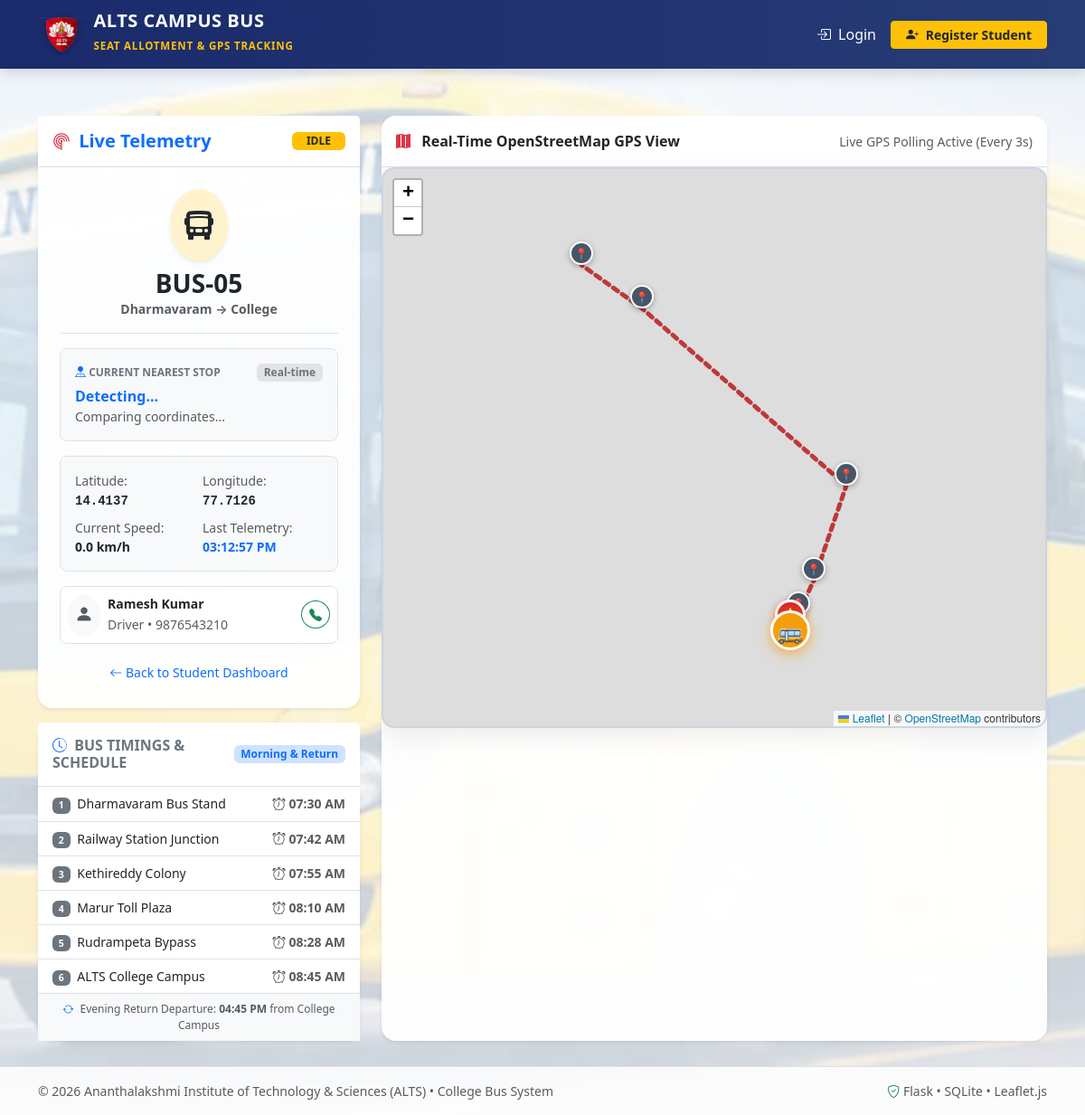
Screenshot of /student/track-bus with the database file from the repository.
### models/bus_location.py (models this page shows, shortened)
class BusLocation(db.Model):
    __tablename__ = 'bus_locations'
    id = db.Column(db.Integer, primary_key=True)
    bus_id = db.Column(db.Integer, db.ForeignKey('buses.id'), nullable=False, index=True)
    latitude = db.Column(db.Float, nullable=False)
    longitude = db.Column(db.Float, nullable=False)
    speed = db.Column(db.Float, default=0.0)
    heading = db.Column(db.Float, default=0.0)
    trip_status = db.Column(db.String(20), default='IDLE')  # 'IDLE', 'RUNNING', 'COMPLETED'
    updated_at = db.Column(db.DateTime, default=datetime.utcnow, onupdate=datetime.utcnow, index=True)
    def to_dict(self):
        return {
            'id': self.id,
            'bus_id': self.bus_id,
            'latitude': self.latitude,
            'longitude': self.longitude,
            'speed': self.speed or 0.0,
            'heading': self.heading or 0.0,
            'trip_status': self.trip_status,
            'updated_at': self.updated_at.strftime('%Y-%m-%d %H:%M:%S') if self.updated_at else ''
        }

### models/bus.py (models this page shows, shortened)
class Bus(db.Model):
    __tablename__ = 'buses'
    id = db.Column(db.Integer, primary_key=True)
    bus_number = db.Column(db.String(20), unique=True, nullable=False)
    capacity = db.Column(db.Integer, nullable=False, default=40)
    route_id = db.Column(db.Integer, db.ForeignKey('routes.id'), nullable=False)
    is_active = db.Column(db.Boolean, default=True)
    seats = db.relationship('Seat', backref='bus', lazy=True, cascade='all, delete-orphan')
    allocations = db.relationship('SeatAllocation', backref='bus', lazy=True)
    locations = db.relationship('BusLocation', backref='bus', lazy=True, cascade='all, delete-orphan', order_by='BusLocation.updated_at.desc()')
    def get_latest_location(self):
        from .bus_location import BusLocation
        return BusLocation.query.filter_by(bus_id=self.id).order_by(BusLocation.updated_at.desc()).first()

### models/route.py (models this page shows, shortened)
class Route(db.Model):
    __tablename__ = 'routes'
    id = db.Column(db.Integer, primary_key=True)
    route_name = db.Column(db.String(100), nullable=False)
    start_point = db.Column(db.String(80), nullable=False)
    destination = db.Column(db.String(80), nullable=False)
    annual_fee = db.Column(db.Float, nullable=False, default=18000.0)
    total_distance_km = db.Column(db.Float, default=35.0)
    buses = db.relationship('Bus', backref='route', lazy=True)
    boarding_points = db.relationship('BoardingPoint', backref='route', lazy=True, order_by='BoardingPoint.stop_order')

### models/driver.py (models this page shows, shortened)
class Driver(db.Model):
    __tablename__ = 'drivers'
    id = db.Column(db.Integer, primary_key=True)
    user_id = db.Column(db.Integer, db.ForeignKey('users.id'), unique=True, nullable=False)
    name = db.Column(db.String(100), nullable=False)
    license_number = db.Column(db.String(50), nullable=True)
    phone_number = db.Column(db.String(20), nullable=False)
    bus_id = db.Column(db.Integer, db.ForeignKey('buses.id'), nullable=True)
    bus = db.relationship('Bus', backref=db.backref('driver', uselist=False))

### models/boarding_point.py (models this page shows, shortened)
class BoardingPoint(db.Model):
    __tablename__ = 'boarding_points'
    id = db.Column(db.Integer, primary_key=True)
    route_id = db.Column(db.Integer, db.ForeignKey('routes.id'), nullable=False)
    stop_name = db.Column(db.String(100), nullable=False)
    stop_order = db.Column(db.Integer, nullable=False, default=1)
    pickup_time = db.Column(db.String(20), nullable=True, default="07:30 AM")
    latitude = db.Column(db.Float, nullable=False)
    longitude = db.Column(db.Float, nullable=False)
    allocations = db.relationship('SeatAllocation', backref='boarding_point', lazy=True)
    def to_dict(self):
        return {
            'id': self.id,
            'route_id': self.route_id,
            'stop_name': self.stop_name,
            'stop_order': self.stop_order,
            'pickup_time': self.pickup_time,
            'latitude': self.latitude,
            'longitude': self.longitude
        }

### app.py (the view, shortened to what this page needs)
    @app.route('/track-bus')
    @app.route('/student/track-bus')
    def student_track_bus():
        bus_id = request.args.get('bus_id', type=int)
        student = None
        student_stop = None
        if not bus_id:
            bus = Bus.query.first()
            if not bus:
                flash('No buses configured in system.', 'warning')
                return redirect(url_for('index'))
            bus_id = bus.id
        bus = Bus.query.get_or_404(bus_id)
        bus_location = bus.get_latest_location()
        all_stops = bus.route.boarding_points
        all_stops_data = [s.to_dict() for s in all_stops]
        student_stop_data = student_stop.to_dict() if student_stop else (all_stops_data[0] if all_stops_data else None)
        location_data = bus_location.to_dict() if bus_location else None
        return render_template(
            'student/track_bus.html',
            bus=bus,
            bus_location=bus_location,
            all_stops=all_stops,
            student_stop=student_stop,
            all_stops_json=json.dumps(all_stops_data),
            student_stop_json=json.dumps(student_stop_data),
            bus_location_json=json.dumps(location_data)
        )

### templates/student/track_bus.html (shortened to what this page needs)
{% extends "base.html" %}
{% block content %}
<div class="row g-4 my-1">
    <div class="col-lg-4">
        <div class="card shadow-sm border-0 rounded-4 mb-3">
            <div class="card-header bg-white py-3 border-bottom d-flex justify-content-between align-items-center">
                <h5 class="fw-bold text-primary mb-0">
                    <i class="bi bi-radar me-1 text-danger"></i> Live Telemetry
                </h5>
                <span id="tripStatusBadge" class="badge bg-warning text-dark px-3 py-1">
                    {{ bus_location.trip_status if bus_location else 'IDLE' }}
                </span>
            </div>
            <div class="card-body p-4">
                <div class="text-center pb-3 border-bottom mb-3">
                    <div class="d-inline-flex p-3 bg-warning-subtle text-warning rounded-circle mb-2 shadow-sm">
                        <i class="bi bi-bus-front-fill fs-2 text-dark"></i>
                    </div>
                    <h3 class="fw-bold text-dark mb-0">{{ bus.bus_number }}</h3>
                    <div class="text-muted small fw-semibold">{{ bus.route.route_name }}</div>
                </div>
                <div class="p-3 bg-light rounded-3 border mb-3">
                    <div class="d-flex justify-content-between align-items-center mb-1">
                        <small class="text-uppercase fw-bold text-secondary" style="font-size: 0.75rem;">
                            <i class="bi bi-pin-map-fill text-primary"></i> Current Nearest Stop
                        </small>
                        <span class="badge bg-secondary-subtle text-secondary small">Real-time</span>
                    </div>
                    <div class="fw-bold text-primary fs-6" id="nearestStopName">Detecting...</div>
                    <small class="text-muted d-block" id="nearestStopDist">Comparing coordinates...</small>
                </div>
                <div class="bg-light p-3 rounded-3 border mb-3">
                    <div class="row g-2 small">
                        <div class="col-6">
                            <span class="text-muted d-block">Latitude:</span>
                            <span class="fw-bold font-monospace text-dark" id="liveLat">{{ bus_location.latitude if bus_location else '14.4137' }}</span>
                        </div>
                        <div class="col-6">
                            <span class="text-muted d-block">Longitude:</span>
                            <span class="fw-bold font-monospace text-dark" id="liveLng">{{ bus_location.longitude if bus_location else '77.7126' }}</span>
                        </div>
                        <div class="col-6 mt-2">
                            <span class="text-muted d-block">Current Speed:</span>
                            <span class="fw-bold text-dark" id="liveSpeed">{{ bus_location.speed if bus_location else '0' }} km/h</span>
                        </div>
                        <div class="col-6 mt-2">
                            <span class="text-muted d-block">Last Telemetry:</span>
                            <span class="fw-semibold text-primary" id="lastUpdated">{{ bus_location.updated_at.strftime('%I:%M:%S %p') if bus_location and bus_location.updated_at else 'Active' }}</span>
                        </div>
                    </div>
                </div>
                <div class="d-flex align-items-center justify-content-between p-2 border rounded-3 bg-white mb-2">
                    <div class="d-flex align-items-center">
                        <div class="bg-light rounded-circle p-2 me-2">
                            <i class="bi bi-person-fill text-muted fs-5"></i>
                        </div>
                        <div>
                            <span class="d-block fw-bold small">{{ bus.driver.name if bus.driver else 'Ramesh Kumar' }}</span>
                            <small class="text-muted">Driver &bull; {{ bus.driver.phone_number if bus.driver else '9876543210' }}</small>
                        </div>
                    </div>
                    <a href="tel:{{ bus.driver.phone_number if bus.driver else '9876543210' }}" class="btn btn-sm btn-outline-success rounded-circle">
                        <i class="bi bi-telephone-fill"></i>
                    </a>
                </div>
                <div class="text-center mt-3">
                    <a href="{{ url_for('student_dashboard') }}" class="btn btn-sm btn-link text-decoration-none">
                        <i class="bi bi-arrow-left"></i> Back to Student Dashboard
                    </a>
                </div>
            </div>
        </div>
        <div class="card shadow-sm border-0 rounded-4">
            <div class="card-header bg-white py-3 border-bottom d-flex justify-content-between align-items-center">
                <h6 class="fw-bold text-uppercase text-secondary mb-0">
                    <i class="bi bi-clock-history me-1 text-primary"></i> Bus Timings & Schedule
                </h6>
                <span class="badge bg-primary-subtle text-primary small">Morning & Return</span>
            </div>
            <div class="card-body p-0">
                <div class="list-group list-group-flush small">
                    {% for stop in all_stops %}
                        <div class="list-group-item d-flex justify-content-between align-items-center {% if student_stop and stop.id == student_stop.id %}bg-danger-subtle fw-bold text-danger{% endif %}">
                            <div>
                                <span class="badge bg-secondary me-1">{{ stop.stop_order }}</span>
                                {{ stop.stop_name }}
                            </div>
                            <span class="fw-semibold {% if student_stop and stop.id == student_stop.id %}text-danger{% else %}text-muted{% endif %}">
                                <i class="bi bi-alarm me-1"></i>{{ stop.pickup_time }}
                            </span>
                        </div>
                    {% endfor %}
                    <div class="list-group-item bg-light p-2 text-center text-muted" style="font-size: 0.75rem;">
                        <i class="bi bi-arrow-repeat text-primary me-1"></i> Evening Return Departure: <strong>04:45 PM</strong> from College Campus
                    </div>
                </div>
            </div>
        </div>
    </div>
    <div class="col-lg-8">
        <div class="card shadow-sm border-0 rounded-4 overflow-hidden h-100">
            <div class="card-header bg-white py-3 border-bottom d-flex justify-content-between align-items-center">
                <div class="fw-bold text-dark">
                    <i class="bi bi-map-fill text-danger me-2"></i> Real-Time OpenStreetMap GPS View
                </div>
                <div class="d-flex align-items-center gap-2 small text-muted">
                    <span>Live GPS Polling Active (Every 3s)</span>
                </div>
            </div>
            <div class="card-body p-0">
                <div id="busMap" style="min-height: 620px; width: 100%;"></div>
            </div>
        </div>
    </div>
</div>
{% endblock %}

### rows the page displays
BusLocation: trip_status "IDLE", latitude "14.4137", longitude "77.7126", speed "0.0", updated_at "03:12:57 PM"
Bus: bus_number "BUS-05"
Route: route.route_name "Dharmavaram → College"
Driver: driver "Ramesh Kumar", driver "9876543210"
BoardingPoint: stop_order "1", stop_name "Dharmavaram Bus Stand", pickup_time "07:30 AM"
BoardingPoint: stop_order "2", stop_name "Railway Station Junction", pickup_time "07:42 AM"
BoardingPoint: stop_order "3", stop_name "Kethireddy Colony", pickup_time "07:55 AM"
BoardingPoint: stop_order "4", stop_name "Marur Toll Plaza", pickup_time "08:10 AM"
BoardingPoint: stop_order "5", stop_name "Rudrampeta Bypass", pickup_time "08:28 AM"
BoardingPoint: stop_order "6", stop_name "ALTS College Campus", pickup_time "08:45 AM"
